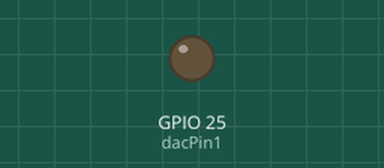
Recording of a program running on a simulated ESP32 board running MicroPython. On the bench: output pins drawn as LEDs (lit = HIGH).

Above: at 0.4 s.
Timing chart, 0 to 0.9 s (numbered marks = the images above):
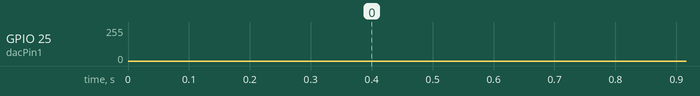

The program:

RS_dAC_sin.py
```python
from machine import Pin, DAC
import time, math
dacPin1 = Pin(25)
dac1 = DAC(dacPin1)
while True:
    for deg in range(0,360):
        pro_vystup = 128+80*math.sin(deg*math.pi/180)
        vystup = int(pro_vystup)
        dac1.write(vystup)
        time.sleep_us(50)
```
